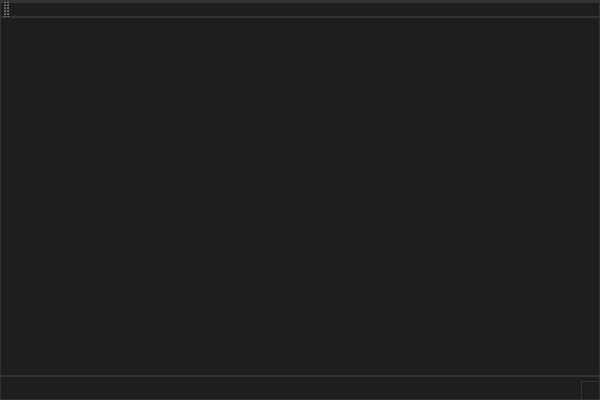
<?xml version="1.0" encoding="UTF-8"?>
<ui version="4.0">
 <class>FXEditorClass</class>
 <widget class="QMainWindow" name="FXEditorClass">
  <property name="geometry">
   <rect>
    <x>0</x>
    <y>0</y>
    <width>600</width>
    <height>400</height>
   </rect>
  </property>
  <property name="windowTitle">
   <string>FXEditor</string>
  </property>
  <property name="windowIcon">
   <iconset resource="FXEditor.qrc">
    <normaloff>:/FXEditor/Resources/FX.png</normaloff>:/FXEditor/Resources/FX.png</iconset>
  </property>
  <property name="styleSheet">
   <string notr="true">/*
	Copyright 2013 Emanuel Claesson

	Licensed under the Apache License, Version 2.0 (the &quot;License&quot;);
	you may not use this file except in compliance with the License.
	You may obtain a copy of the License at

		http://www.apache.org/licenses/LICENSE-2.0

	Unless required by applicable law or agreed to in writing, software
	distributed under the License is distributed on an &quot;AS IS&quot; BASIS,
	WITHOUT WARRANTIES OR CONDITIONS OF ANY KIND, either express or implied.
	See the License for the specific language governing permissions and
	limitations under the License.
*/

/*
	COLOR_DARK     = #1e1e1e
	COLOR_MEDIUM   = #2d2d30
	COLOR_MEDLIGHT = #333337
	COLOR_LIGHT    = #FFFFFF
	COLOR_ACCENT   = #3f3f46
*/

* {
	background: #1e1e1e;
	color: #FFFFFF;
	border: 1px solid #333337;
}

QWidget::item:selected {
	background: #3f3f46;
}

QCheckBox, QRadioButton {
	border: none;
}

QRadioButton::indicator, QCheckBox::indicator {
	width: 13px;
	height: 13px;
}

QRadioButton::indicator::unchecked, QCheckBox::indicator::unchecked {
	border: 1px solid #333337;
	background: none;
}

QRadioButton::indicator:unchecked:hover, QCheckBox::indicator:unchecked:hover {
	border: 1px solid #FFFFFF;
}

QRadioButton::indicator::checked, QCheckBox::indicator::checked {
	border: 1px solid #333337;
	background: #333337;
}

QRadioButton::indicator:checked:hover, QCheckBox::indicator:checked:hover {
	border: 1px solid #FFFFFF;
	background: #FFFFFF;
}

QGroupBox {
	margin-top: 6px;
}

QGroupBox::title {
	top: -7px;
	left: 7px;
}

QScrollBar {
	border: 1px solid #686868;
	background: #1e1e1e;
}

QScrollBar:horizontal {
	height: 15px;
	margin: 0px 0px 0px 32px;
}

QScrollBar:vertical {
	width: 15px;
	margin: 32px 0px 0px 0px;
}

QScrollBar::handle {
	background: #2d2d30;
	border: 1px solid #333337;
}

QScrollBar::handle:horizontal {
	border-width: 0px 1px 0px 1px;
}

QScrollBar::handle:vertical {
	border-width: 1px 0px 1px 0px;
}

QScrollBar::handle:horizontal {
	min-width: 20px;
}

QScrollBar::handle:vertical {
	min-height: 20px;
}

QScrollBar::add-line, QScrollBar::sub-line {
	background:#2d2d30;
	border: 1px solid #333337;
	subcontrol-origin: margin;
}

QScrollBar::add-line {
	position: absolute;
}

QScrollBar::add-line:horizontal {
	width: 15px;
	subcontrol-position: left;
	left: 15px;
}

QScrollBar::add-line:vertical {
	height: 15px;
	subcontrol-position: top;
	top: 15px;
}

QScrollBar::sub-line:horizontal {
	width: 15px;
	subcontrol-position: top left;
}

QScrollBar::sub-line:vertical {
	height: 15px;
	subcontrol-position: top;
}

QScrollBar:left-arrow, QScrollBar::right-arrow, QScrollBar::up-arrow, QScrollBar::down-arrow {
	border: 1px solid #333337;
	width: 3px;
	height: 3px;
}

QScrollBar::add-page, QScrollBar::sub-page {
	background: none;
}

QAbstractButton:hover {
	background: #2d2d30;
}

QAbstractButton:pressed {
	background: #333337;
}

QAbstractItemView {
	show-decoration-selected: 1;
	selection-background-color: #3f3f46;
	selection-color: #FFFFFF;
	alternate-background-color: #2d2d30;
}

QHeaderView {
	border: 1px solid #333337;
}

QHeaderView::section {
	background: #1e1e1e;
	border: 1px solid #333337;
	padding: 4px;
}

QHeaderView::section:selected, QHeaderView::section::checked {
	background: #2d2d30;
}

QTableView {
	gridline-color: #333337;
}

QTabBar {
	margin-left: 2px;
}

QTabBar::tab {
	border-radius: 0px;
	padding: 4px;
	margin: 4px;
}

QTabBar::tab:selected {
	background: #2d2d30;
}

QComboBox::down-arrow {
	border: 1px solid #333337;
	background: #2d2d30;
}

QComboBox::drop-down {
	border: 1px solid #333337;
	background: #2d2d30;
}

QComboBox::down-arrow {
	width: 3px;
	height: 3px;
	border: 1px solid #333337;
}

QAbstractSpinBox {
	padding-right: 15px;
}

QAbstractSpinBox::up-button, QAbstractSpinBox::down-button {
	border: 1px solid #333337;
	background: #2d2d30;
	subcontrol-origin: border;
}

QAbstractSpinBox::up-arrow, QAbstractSpinBox::down-arrow {
	width: 3px;
	height: 3px;
	border: 1px solid #333337;
}

QSlider {
	border: none;
}

QSlider::groove:horizontal {
	height: 5px;
	margin: 4px 0px 4px 0px;
}

QSlider::groove:vertical {
	width: 5px;
	margin: 0px 4px 0px 4px;
}

QSlider::handle {
	border: 1px solid #333337;
	background: #2d2d30;
}

QSlider::handle:horizontal {
	width: 15px;
	margin: -4px 0px -4px 0px;
}

QSlider::handle:vertical {
	height: 15px;
	margin: 0px -4px 0px -4px;
}

QSlider::add-page:vertical, QSlider::sub-page:horizontal {
	background: #3f3f46;
}

QSlider::sub-page:vertical, QSlider::add-page:horizontal {
	background: #2d2d30;
}

QLabel {
	border: none;
}

QProgressBar {
	text-align: center;
}

QProgressBar::chunk {
	width: 1px;
	background-color: #3f3f46;
}

QMenu::separator {
	background: #2d2d30;
}</string>
  </property>
  <property name="locale">
   <locale language="English" country="UnitedStates"/>
  </property>
  <widget class="QWidget" name="centralWidget"/>
  <widget class="QMenuBar" name="menuBar">
   <property name="geometry">
    <rect>
     <x>0</x>
     <y>0</y>
     <width>600</width>
     <height>25</height>
    </rect>
   </property>
  </widget>
  <widget class="QToolBar" name="mainToolBar">
   <attribute name="toolBarArea">
    <enum>TopToolBarArea</enum>
   </attribute>
   <attribute name="toolBarBreak">
    <bool>false</bool>
   </attribute>
  </widget>
  <widget class="QStatusBar" name="statusBar"/>
 </widget>
 <layoutdefault spacing="6" margin="11"/>
 <resources>
  <include location="FXEditor.qrc"/>
 </resources>
 <connections/>
</ui>
